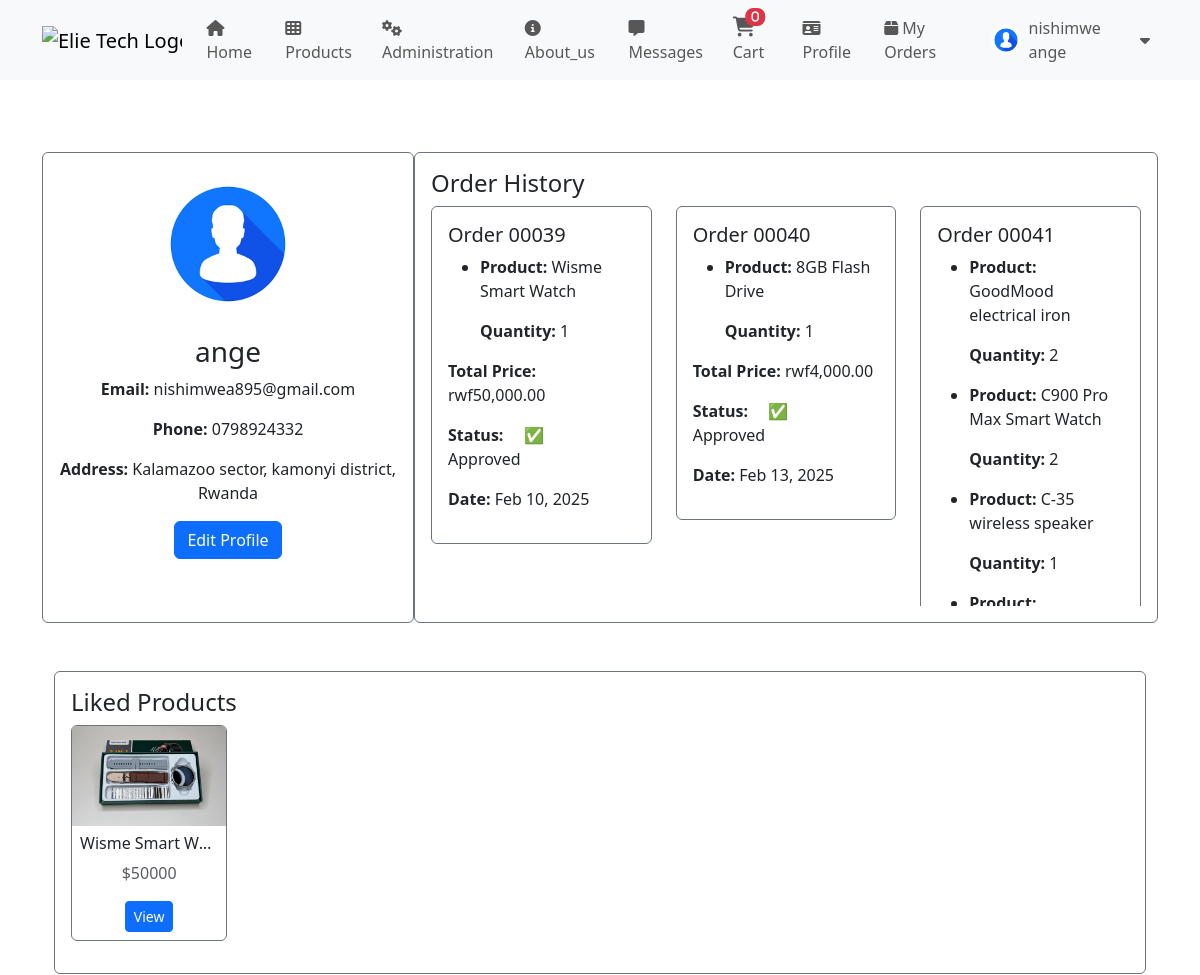
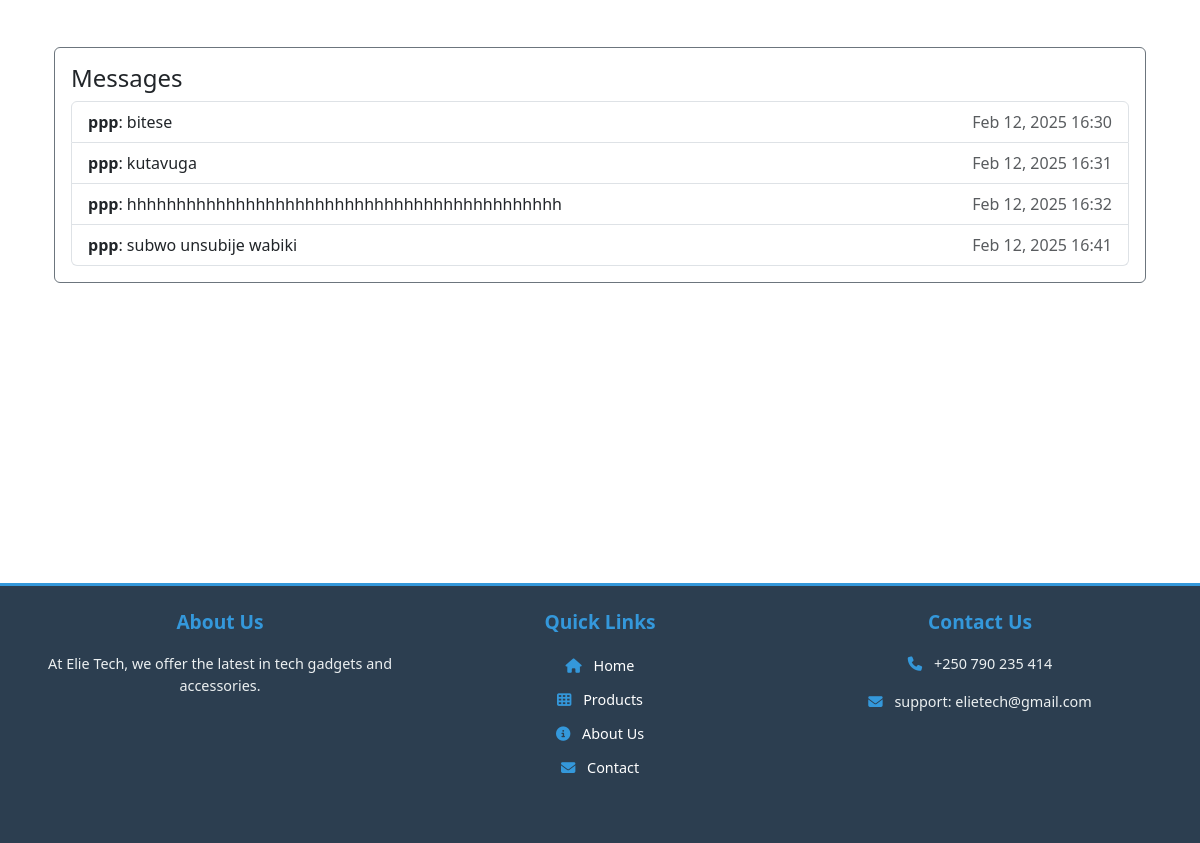
Page /profile/ (signed in) on the committed database (2 pictures, top to bottom).
### store/models.py (models this page shows, shortened)
class Customer(models.Model):
    user = models.OneToOneField(User, on_delete=models.CASCADE)
    phone_number = models.CharField(max_length=15)
    address = models.TextField()
    profile_picture = models.ImageField(upload_to='profile_pictures/', default='profile_pictures/profile.png', blank=True)

class Order(models.Model):
    customer = models.ForeignKey('Customer', on_delete=models.CASCADE)
    total_price = models.DecimalField(max_digits=10, decimal_places=2)
    ordered_at = models.DateTimeField(auto_now_add=True)
    delivery_status = models.CharField(max_length=100, choices=[('Pending', 'Pending'), ('Shipped', 'Shipped'), ('Delivered', 'Delivered')], default='Pending')
    payment_name = models.CharField(max_length=100, blank=True, null=True)
    payment_message = models.TextField(blank=True, null=True)
    payment_image = models.ImageField(upload_to='payment_images/', blank=True, null=True)
    payment_status = models.CharField(
        choices=[('Pending', 'Pending'), ('Confirmed', 'Confirmed')],
        default='Pending', max_length=10
    )

class OrderItem(models.Model):
    order = models.ForeignKey(Order, related_name='order_items', on_delete=models.CASCADE)
    product = models.ForeignKey('Product', on_delete=models.CASCADE)
    quantity = models.PositiveIntegerField()
    subtotal = models.DecimalField(max_digits=10, decimal_places=2)

class Product(models.Model):
    CATEGORY_CHOICES = [
        ('accessories', 'Accessories & Gadgets'),
        ("smartphones", "Smartphones & Accessories"),
        ("laptops", "Laptops & Computers"),
        ("tv_entertainment", "TVs & Home Entertainment"),
        ("audio", "Audio & Headphones"),
        ("gaming", "Gaming & Accessories"),
        ("cameras", "Cameras & Photography"),
        ("wearables", "Wearables & Smartwatches"),
        ("home_appliances", "Home Appliances"),
        ("networking", "Networking & Internet"),
        ("power", "Power & Batteries"),
        ("drones", "Drones & RC Gadgets"),
        ("diy", "DIY Electronics & Components"),
        ("office", "Office & Stationery Tech"),
        ("car_electronics", "Car Electronics"),
        ("security", "Security & Surveillance"),
        ("software", "Software & Apps"),
        ("other", "Other Electronics"),
    ]
    name = models.CharField(max_length=100)
    description = models.TextField()
    price = models.DecimalField(max_digits=10, decimal_places=0, default=0.0)
    expected_price = models.DecimalField(max_digits=10, decimal_places=2, default=0.0)
    stock = models.PositiveIntegerField(default=0)
    created_at = models.DateTimeField(auto_now_add=True)
    likes = models.ManyToManyField(User, related_name="liked_products", blank=True)
    comments = models.ManyToManyField(User, through="Comment", related_name="commented_products", blank=True)
    category = models.CharField(max_length=50, choices=CATEGORY_CHOICES, default="accessories")  # Category Field
    def main_image(self):
        main_image = self.product_images.filter(main_image=True).first()
        if main_image:
            return main_image.image.url
        return self.product_images.first().image.url  # fallback to first image if no main image

class ProductImage(models.Model):
    product = models.ForeignKey(Product, related_name="product_images", on_delete=models.CASCADE)
    image = models.ImageField(upload_to='products/')
    main_image = models.BooleanField(default=False)

class Message(models.Model):
    sender = models.ForeignKey(User, related_name='sent_messages', on_delete=models.CASCADE)
    recipient = models.ForeignKey(User, related_name="received_messages", on_delete=models.CASCADE)
    content = models.TextField()
    image = models.ImageField(upload_to='message_images/', null=True, blank=True)
    is_read = models.BooleanField(default=False)
    timestamp = models.DateTimeField(auto_now_add=True)

### store/views.py (the view)
# urls.py: path('profile/', views.profile_view, name='profile'),
@csrf_exempt
@login_required
def profile_view(request):
    customer = get_object_or_404(Customer, user=request.user)
    orders = Order.objects.filter(customer=customer).prefetch_related('order_items__product')
    return render(request, 'profile.html', {'customer': customer, 'orders': orders})

### store/context_processors.py (called while the page is built)
def unread_message_count(request):
    unread_count = 0
    if request.user.is_authenticated:
        unread_count = Message.objects.filter(
            recipient=request.user,  # <-- Fix here
            is_read=False
        ).count()
    return {'unread_message_count': unread_count}

def team_member(request):
    team_member = None
    if request.user.is_authenticated:
        team_member = TeamMember.objects.filter(user=request.user).first()
    print('Team Member:', team_member)  # Debugging line
    return {'team_member': team_member}

### store/models.py (called while the page is built)
    def __str__(self):
        return f"{self.name} - {self.get_role_display()}"

### templates/profile.html (shortened to what this page needs)
{% extends 'base.html' %}
{% load static %}
{% load humanize %}
{% block content %}
<div class="container mt-5">
    <div class="row">
        <div class="col-md-4 text-center border border-secondary p-3 rounded">
            <img src="{{ customer.profile_picture.url }}" class="rounded-circle img-fluid" alt="Profile Picture" width="150">
            <h3 class="mt-3">{{ customer.user.username }}</h3>
            <p><strong>Email:</strong> {{ customer.user.email }}</p>
            <p><strong>Phone:</strong> {{ customer.phone_number }}</p>
            <p><strong>Address:</strong> {{ customer.address }}</p>
            <a href="{% url 'edit_profile' %}" class="btn btn-primary">Edit Profile</a>
        </div>
<div class="col-md-8 border border-secondary p-3 rounded">
    <h4>Order History</h4>
    <div class="row overflow-auto" style="max-height: 400px;">
        {% for order in customer.order_set.all %}
        <div class="col-md-6 col-lg-4 mb-4">
            <div class="card border-secondary">
                <div class="card-body">
                    <h5 class="card-title">Order 000{{ order.id }}</h5>
                    <ul>
                        {% for item in order.order_items.all %}
                        <li>
                            <p><strong>Product:</strong> {{ item.product.name }}</p>
                            <p><strong>Quantity:</strong> {{ item.quantity }}</p>
                        </li>
                        {% endfor %}
                    </ul>
                    <p><strong>Total Price:</strong> rwf{{ order.total_price | intcomma }}</p>
                    <p><strong>Status:</strong>
                        {% if order.payment_status == 'Confirmed' %}
                            <span class="px-3 test-success py-1 inline-flex text-sm font-semibold rounded-full bg-green-200 text-green-800">
                                ✅ Approved
                            </span>
                        {% else %}
                            <span class="px-3 text-warning py-1 inline-flex text-sm font-semibold rounded-full bg-red-200 text-red-800">
                                ⚠️ Pending
                            </span>
                        {% endif %}
                    </p>
                    <p><strong>Date:</strong> {{ order.ordered_at|date:"M d, Y" }}</p>
                </div>
            </div>
        </div>
        {% empty %}
        <p class="text-center">No orders found</p>
        {% endfor %}
    </div>
</div>
    </div>
    <div class="mt-5 border border-secondary p-3 rounded">
        <h4>Liked Products</h4>
        <div class="row overflow-auto" style="max-height: 300px;">
            {% for product in customer.user.liked_products.all %}
            <div class="col-md-2 col-6 mb-3">
                <div class="card text-center border border-secondary">
                    <img src="{{ product.main_image }}" class="card-img-top" alt="{{ product.name }}" style="height: 100px; object-fit: cover;">
                    <div class="card-body p-2">
                        <h6 class="card-title text-truncate">{{ product.name }}</h6>
                        <p class="card-text text-muted">${{ product.price }}</p>
                        <a href="{% url 'product_detail' product.id %}" class="btn btn-sm btn-primary">View</a>
                    </div>
                </div>
            </div>
            {% empty %}
            <p class="text-center">No liked products yet.</p>
            {% endfor %}
        </div>
    </div>
    <div class="mt-5 border border-secondary p-3 rounded">
        <h4>Messages</h4>
        <div class="list-group">
            {% for message in customer.user.received_messages.all %}
            <a href="#" class="list-group-item list-group-item-action">
                <strong>{{ message.sender.username }}</strong>: {{ message.content|truncatechars:50 }}
                <span class="text-muted float-end">{{ message.timestamp|date:"M d, Y H:i" }}</span>
            </a>
            {% empty %}
            <p class="text-center">No messages found.</p>
            {% endfor %}
        </div>
    </div>
</div>
{% endblock %}

### templates/base.html (shortened to what this page needs)
{% load static %}
<!DOCTYPE html>
<html lang="en" dir="ltr">
<head>
    <link href="https://cdn.jsdelivr.net/npm/bootstrap@5.3.0-alpha1/dist/css/bootstrap.min.css" rel="stylesheet">
    <link rel="stylesheet" href="https://cdnjs.cloudflare.com/ajax/libs/font-awesome/6.5.1/css/all.min.css">
</head>
<body>
    <nav class="navbar navbar-expand-lg navbar-light bg-light">
        <div class="container">
            <a class="navbar-brand" href="{% url 'about' %}">
                <img src="{% static 'icons/logo3.png' %}" alt="Elie Tech Logo" width="120" height="80">
            </a>
            <div class="collapse navbar-collapse" id="navbarNav">
                <ul class="navbar-nav me-auto">
                    <li class="nav-item d-none d-sm-block">
                        <a class="nav-link" href="{% url 'home' %}"><i class="fa fa-home"></i> Home</a>
                    </li>
                    <li class="nav-item d-none d-sm-block">
                        <a class="nav-link" href="{% url 'product_list' %}"><i class="fa fa-th"></i> Products</a>
                    </li>
                    {% if user.is_staff %}
                        <li class="nav-item">
                            <a class="nav-link" href="#" data-bs-toggle="modal" data-bs-target="#adminPassModal">
                                <i class="fa fa-cogs"></i> Administration
                            </a>
                        </li>
                    {% endif %}
                </ul>
                <ul class="navbar-nav">
                    <li><a class="nav-link" href="{% url 'about' %}"><i class="fa fa-info-circle me-2"></i>About_us</a></li>
                    {% if user.is_authenticated %}
                    <li class="nav-item d-none d-sm-block">
                        <a class="nav-link" href="{% url 'messages' %}">
                            <i class="fa fa-message"></i> Messages
                        </a>
                    </li>
                    <li class="nav-item d-none d-md-block">
                        <a class="nav-link" href="{% url 'cart_view' %}" role="button">
                            <i class="fa fa-shopping-cart position-relative">
                                <span id="cartCount" class="badge bg-danger position-absolute top-0 start-100 translate-middle">
                                    {{ request.session.cart|length }}
                                </span>
                            </i> Cart
                        </a>
                    </li>
                        <li><a class="nav-link" href="{% url 'profile' %}"><i class="fa fa-id-card"></i> Profile</a></li>
                        <li><a class="nav-link" href="{% url 'order_list' %}"><i class="fa fa-box"></i> My Orders</a></li>
                        <li class="nav-item">
                            <a href="#" class="nav-link d-flex align-items-center" id="userDropdown">
                                {% if user.customer and user.customer.profile_picture %}
                                    <img src="{{ user.customer.profile_picture.url }}" alt="Profile" class="rounded-circle" width="30" height="30">
                                {% else %}
                                    <img src="/media/profile_pictures/profile.png" alt="Default Profile" class="rounded-circle" width="30" height="30">
                                {% endif %}
                                <span class="ms-2">{{ user.get_full_name }}</span>
                                <i class="fas fa-caret-down ms-2"></i>
                            </a>
                        </li>
                    {% endif %}
                </ul>
            </div>
        </div>
    </nav>
    <main class="container mt-4">
        {% block content %}
        {% endblock %}
    </main>
    <footer class="footer-custom text-white text-center py-4">
        <div class="container">
            <div class="row mb-4">
                <div class="col-md-4">
                    <h5 class="footer-heading">About Us</h5>
                    <p>At Elie Tech, we offer the latest in tech gadgets and accessories.</p>
                </div>
                <div class="col-md-4">
                    <h5 class="footer-heading">Quick Links</h5>
                    <ul class="list-unstyled">
                        <li><a href="{% url 'home' %}" class="text-white text-decoration-none"><i class="fa fa-home me-2"></i> Home</a></li>
                        <li><a href="{% url 'product_list' %}" class="text-white text-decoration-none"><i class="fa fa-th me-2"></i> Products</a></li>
                        <li><a href="{% url 'about' %}" class="text-white text-decoration-none"><i class="fa fa-info-circle me-2"></i> About Us</a></li>
                        <li><a href="{% url 'messages' %}" class="text-white text-decoration-none"><i class="fa fa-envelope me-2"></i> Contact</a></li>
                    </ul>
                </div>
                <div class="col-md-4">
                    <h5 class="footer-heading">Contact Us</h5>
                    <p><i class="fa fa-phone"></i> +250 790 235 414</p>
                    <p><i class="fa fa-envelope"></i> support: elietech@gmail.com</p>
                </div>
            </div>
        </div>
    </footer>
</body>
</html>

### templates/base.html (style rules this page uses)
html, body { height: 100%; margin: 0; display: flex; flex-direction: column; }
main { flex: 1; }
footer { flex-shrink: 0; }
.navbar-collapse { z-index: 1040; }
.fa-shopping-cart { font-size: 1.25rem; }
.badge { font-size: 0.75rem; padding: 0.25em 0.5em; border-radius: 0.5rem; }
.footer-custom { background-color: #2c3e50; color: #ecf0f1; border-top: 3px solid #3498db; padding: 30px 0; margin-top: 300px; }
.footer-heading { font-size: 1.2rem; font-weight: bold; color: #3498db; margin-bottom: 20px; }
.footer-custom p, .footer-custom a { font-size: 0.9rem; color: #ecf0f1; }
.footer-custom ul { padding-left: 0; list-style: none; }
.footer-custom ul li { margin-bottom: 10px; }
.footer-custom i { color: #3498db; margin-right: 8px; }

### rows in the picture
Customer: profile_picture (placeholder picture), user.username "ange", user.email "nishimwea895@gmail.com", phone_number "0798924332", address "Kalamazoo sector, kamonyi district, Rwanda"
Order: id "39", total_price "50,000.00", payment_status "✅ Approved", ordered_at "Feb 10, 2025"
OrderItem: product.name "Wisme Smart Watch", quantity "1"
Order: id "40", total_price "4,000.00", payment_status "✅ Approved", ordered_at "Feb 13, 2025"
OrderItem: product.name "8GB Flash Drive", quantity "1"
Order: id "41"
OrderItem: product.name "GoodMood electrical iron", quantity "2"
OrderItem: product.name "C900 Pro Max Smart Watch", quantity "2"
OrderItem: product.name "C-35 wireless speaker", quantity "1"
Product: main_image (picture), name "Wisme Smart W…", price "50000"
Message: sender.username "ppp", content "bitese", timestamp "Feb 12, 2025 16:30"
Message: sender.username "ppp", content "kutavuga", timestamp "Feb 12, 2025 16:31"
Message: sender.username "ppp", content "hhhhhhhhhhhhhhhhhhhhhhhhhhhhhhhhhhhhhhhhhhhh", timestamp "Feb 12, 2025 16:32"
Message: sender.username "ppp", content "subwo unsubije wabiki", timestamp "Feb 12, 2025 16:41"

### other values in the picture
{{ request.session.cart|length }} "0"
{{ user.get_full_name }} "nishimwe ange"
